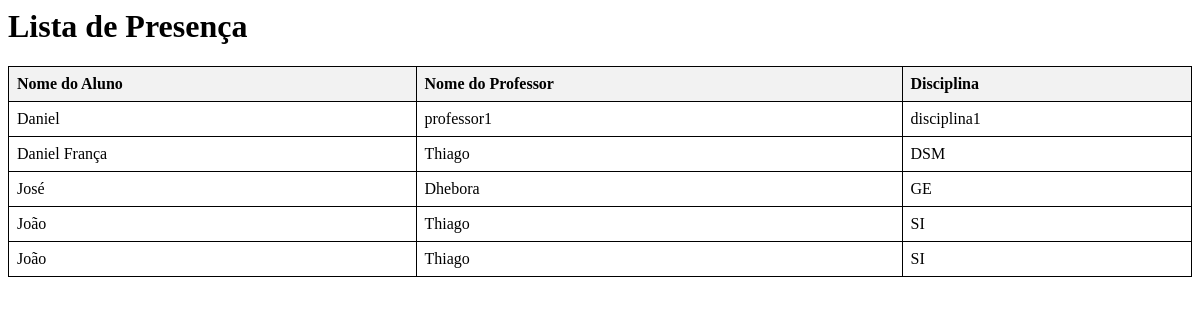
The app's page /lista, older data.
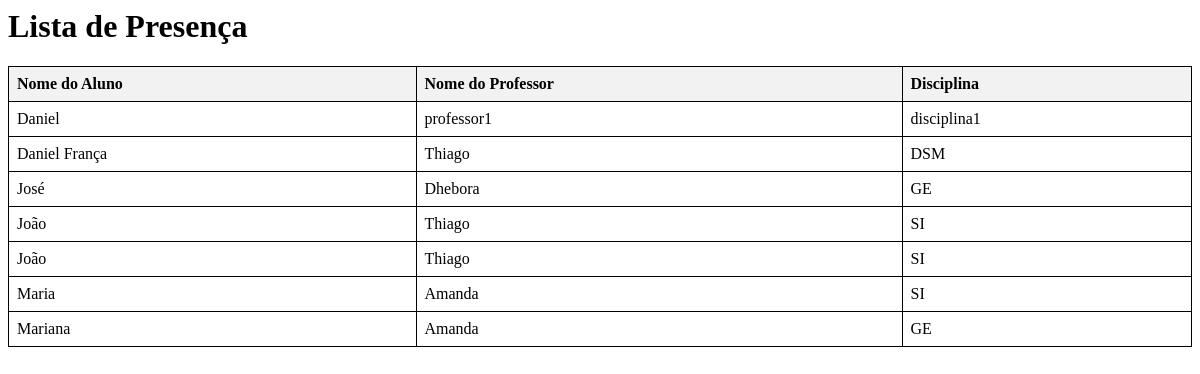
The same page, newer data.
### core/models.py (models this page shows)
class ListaPresenca(models.Model):
    nome = models.CharField('Nome Aluno', max_length=100)
    nome_professor = models.CharField('Nome Professor', max_length=50, choices=PROFESSORES)
    disciplina = models.CharField('Disciplina', max_length=20, choices=DISCIPLINAS)

### core/views.py (the view)
# urls.py: path('lista', views.listar, name='lista'),
def listar(request):
    presencas = ListaPresenca.objects.all()
    return render(request, 'lista.html', {'presencas': presencas})

### core/templates/lista.html (shortened to what this page needs)
{% load static %}
<html>
  <head>
    <link rel="stylesheet" type="text/css" href="{% static 'style2.css' %}">
  </head>
<body>
    {% block content %}
    <h1>Lista de Presença</h1>
    <table>
      <tr>
        <th>Nome do Aluno</th>
        <th>Nome do Professor</th>
        <th>Disciplina</th>
      </tr>
      {% for presenca in presencas %}
      <tr>
        <td>{{ presenca.nome }}</td>
        <td>{{ presenca.nome_professor }}</td>
        <td>{{ presenca.disciplina }}</td>
      </tr>
      {% endfor %}
    </table>
    {% endblock %}
</body>
</html>

### core/static/style2.css (style rules this page uses)
table { border-collapse: collapse; width: 100%; }
th, td { border: 1px solid black; padding: 8px; text-align: left; }
th { background-color: #f2f2f2; }

Row changes from the older to the newer data that the page shows:
added ListaPresenca: nome "Maria", nome_professor "Amanda", disciplina "SI"
added ListaPresenca: nome "Mariana", nome_professor "Amanda", disciplina "GE"
